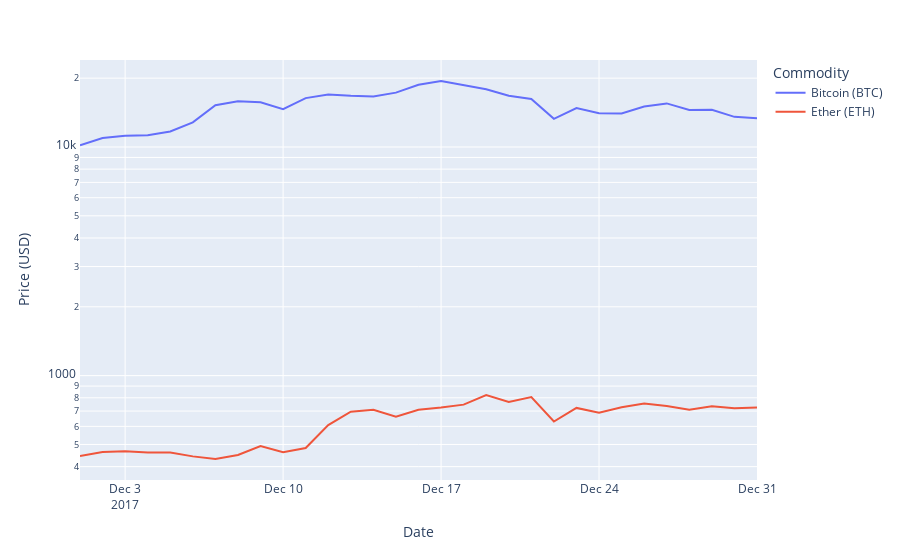

Write notebook code for a chart like this one.
### Markdown cell above
The code below will generate a semi-log plot of the price of Bitcoin and Ether in December 2017

### Code cell
import plotly.express as px
fig = px.line(december, x='Date', y='Price (USD)', color='Commodity', log_y=True)
fig.show()

### Figure 1 — Plotly figure (JSON) as saved in the notebook; plotly's stock layout.template omitted (floating-point values rounded to 4 significant figures)
{"data": [{"hovertemplate": "Commodity=Bitcoin (BTC)<br>Date=%{x}<br>Price (USD)=%{y}<extra></extra>", "legendgroup": "Bitcoin (BTC)", "line": {"color": "#636efa", "dash": "solid"}, "mode": "lines", "name": "Bitcoin (BTC)", "showlegend": true, "type": "scatter", "x": ["2017-12-01T00:00:00", "2017-12-02T00:00:00", "2017-12-03T00:00:00", "2017-12-04T00:00:00", "2017-12-05T00:00:00", "2017-12-06T00:00:00", "2017-12-07T00:00:00", "2017-12-08T00:00:00", "2017-12-09T00:00:00", "2017-12-10T00:00:00", "2017-12-11T00:00:00", "2017-12-12T00:00:00", "2017-12-13T00:00:00", "2017-12-14T00:00:00", "2017-12-15T00:00:00", "2017-12-16T00:00:00", "2017-12-17T00:00:00", "2017-12-18T00:00:00", "2017-12-19T00:00:00", "2017-12-20T00:00:00", "2017-12-21T00:00:00", "2017-12-22T00:00:00", "2017-12-23T00:00:00", "2017-12-24T00:00:00", "2017-12-25T00:00:00", "2017-12-26T00:00:00", "2017-12-27T00:00:00", "2017-12-28T00:00:00", "2017-12-29T00:00:00", "2017-12-30T00:00:00", "2017-12-31T00:00:00"], "xaxis": "x", "y": [10170.0, 10950, 11190.0, 11270.0, 11690.0, 12820.0, 15225, 15860.0, 15700.0, 14630.0, 16360.0, 16980.0, 16740.0, 16640.0, 17290.0, 18730.0, 19430.0, 18720.0, 17900, 16740.0, 16210.0, 13280.0, 14800.0, 14050, 14008, 15040.0, 15510.0, 14510.0, 14530.0, 13540.0, 13350.0], "yaxis": "y"}, {"hovertemplate": "Commodity=Ether (ETH)<br>Date=%{x}<br>Price (USD)=%{y}<extra></extra>", "legendgroup": "Ether (ETH)", "line": {"color": "#EF553B", "dash": "solid"}, "mode": "lines", "name": "Ether (ETH)", "showlegend": true, "type": "scatter", "x": ["2017-12-01T00:00:00", "2017-12-02T00:00:00", "2017-12-03T00:00:00", "2017-12-04T00:00:00", "2017-12-05T00:00:00", "2017-12-06T00:00:00", "2017-12-07T00:00:00", "2017-12-08T00:00:00", "2017-12-09T00:00:00", "2017-12-10T00:00:00", "2017-12-11T00:00:00", "2017-12-12T00:00:00", "2017-12-13T00:00:00", "2017-12-14T00:00:00", "2017-12-15T00:00:00", "2017-12-16T00:00:00", "2017-12-17T00:00:00", "2017-12-18T00:00:00", "2017-12-19T00:00:00", "2017-12-20T00:00:00", "2017-12-21T00:00:00", "2017-12-22T00:00:00", "2017-12-23T00:00:00", "2017-12-24T00:00:00", "2017-12-25T00:00:00", "2017-12-26T00:00:00", "2017-12-27T00:00:00", "2017-12-28T00:00:00", "2017-12-29T00:00:00", "2017-12-30T00:00:00", "2017-12-31T00:00:00"], "xaxis": "x", "y": [445, 463.1, 466.8, 461.2, 460.8, 443.5, 431.9, 449.6, 492.6, 462.1, 482.6, 607.6, 695.4, 709.4, 662.1, 709.6, 725.0, 746.9, 822.7, 767.3, 806.1, 630.0, 722.5, 688, 726.7, 754.5, 736.5, 709.2, 734, 720, 725], "yaxis": "y"}], "layout": {"legend": {"title": {"text": "Commodity"}, "tracegroupgap": 0}, "margin": {"t": 60}, "xaxis": {"anchor": "y", "domain": [0, 1], "title": {"text": "Date"}}, "yaxis": {"anchor": "x", "domain": [0, 1], "title": {"text": "Price (USD)"}, "type": "log"}}}
